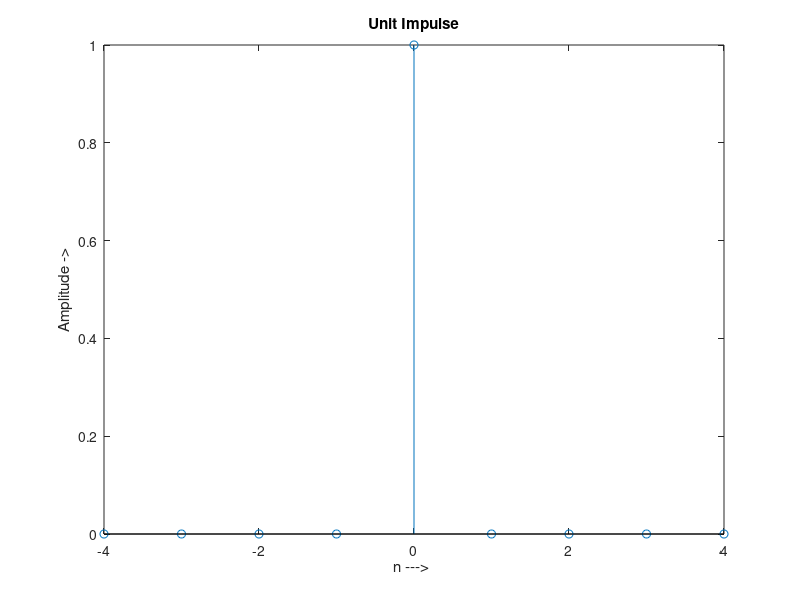

Reproduce this figure in MATLAB.
clc;
clear all;
close all;
n = [-4:4];
z = [zeros(1,4), 1, zeros(1,4)];

stem(n,z);
axis tight;
xlabel('n ---> '); ylabel('Amplitude ->'); title('Unit Impulse');
